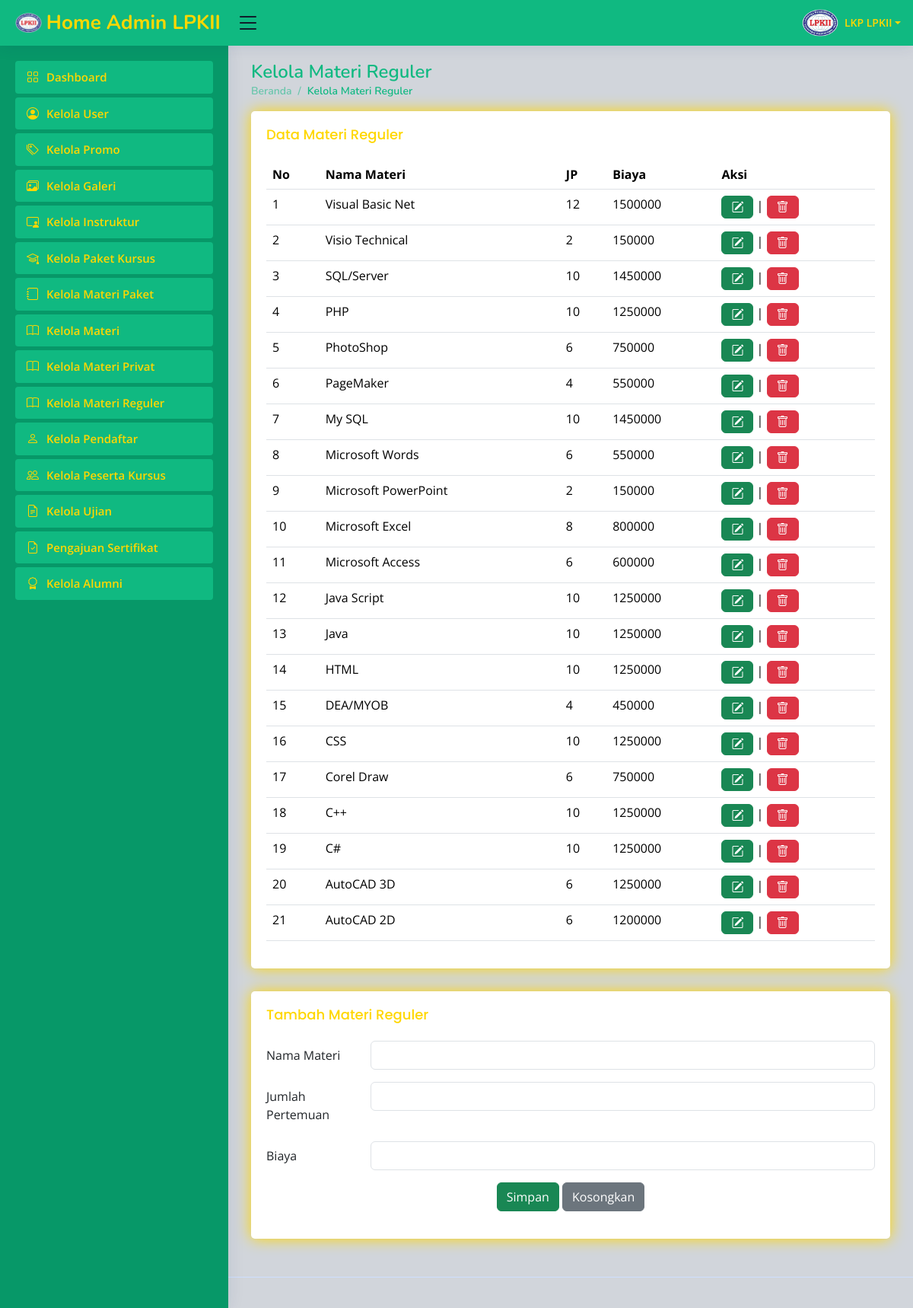
The page /dashboard.php?url=kelola_materi_reguler.php (signed in) on the database its author committed.
### tables this page shows
CREATE TABLE `daftar_materi_reguler` (
  `id_daftar_materi_reguler` int(11) NOT NULL,
  `nama_materi` varchar(50) NOT NULL,
  `durasi` int(11) NOT NULL,
  `harga` varchar(20) NOT NULL
);

### kelola_materi_reguler.php (the view, shortened to what this page needs)
<?php
include 'koneksi.php';
$result = mysqli_query($koneksi, "SELECT * FROM daftar_materi_reguler ORDER BY nama_materi DESC");
?>
<div class="pagetitle">
    <h1>Kelola Materi Reguler</h1>
    <nav>
        <ol class="breadcrumb">
            <li class="breadcrumb-item"><a href="dashboard.php">Beranda</a></li>
            <li class="breadcrumb-item active">Kelola Materi Reguler</li>
        </ol>
    </nav>
</div>
<div class="card">
    <div class="card-body">
        <h5 class="card-title">Data Materi Reguler</h5>
        <table class="table datatable">
            <thead>
                <tr>
                    <th>No</th>
                    <th>Nama Materi</th>
                    <th>JP</th>
                    <th>Biaya</th>
                    <th>Aksi</th>
                </tr>
            </thead>
            <tbody>
                <?php
                $no = 0;
                while ($data = mysqli_fetch_assoc($result)) {
                    $no++;
                ?>
                    <tr>
                        <td><?= $no; ?></td>
                        <td><?= $data['nama_materi']; ?></td>
                        <td><?= $data['durasi']; ?></td>
                        <td><?= $data['harga']; ?></td>
                        <td>
                            <a href="?url=edit_materi_reguler&id_daftar_materi_reguler=<?= $data['id_daftar_materi_reguler']; ?> " class="btn btn-success"><i class="bi bi-pencil-square"></i></a> |
                            <a href="?url=hapus_materi_reguler&id_daftar_materi_reguler=<?= $data['id_daftar_materi_reguler']; ?> "
                                class="btn btn-danger" onclick="confirmDelete(this)">
                                <i class="bi bi-trash"></i>
                            </a>
                        </td>
                    </tr>
                <?php } ?>
            </tbody>
        </table>
    </div>
</div>
<div class="card">
    <div class="card-body overflow-x-scroll overflow-y-scroll">
        <h5 class="card-title">Tambah Materi Reguler</h5>
        <form method="post" action="tambah_materi_reguler.php">
            <div class="row mb-3">
                <label for="inputEmail3" class="col-sm-2 col-form-label">Nama Materi</label>
                <div class="col-sm-10">
                    <input type="text" class="form-control" id="inputEmail" name="nama_materi">
                </div>
            </div>
            <div class="row mb-3">
                <label for="inputEmail3" class="col-sm-2 col-form-label">Jumlah<br>Pertemuan</label>
                <div class="col-sm-10">
                    <input type="text" class="form-control" id="inputEmail" name="durasi">
                </div>
            </div>
            <div class="row mb-3">
                <label for="inputEmail3" class="col-sm-2 col-form-label">Biaya</label>
                <div class="col-sm-10">
                    <input type="text" class="form-control" id="inputEmail" name="harga">
                </div>
            </div>
            <div class="text-center">
                <button type="submit" class="btn btn-success">Simpan</button>
                <button type="reset" class="btn btn-secondary">Kosongkan</button>
            </div>
        </form>
    </div>
</div>

### assets/css/main2.css (style rules this page uses)
:root { scroll-behavior: smooth; }
body { font-family: "Open Sans", sans-serif; background: #D1D5DB; color: #111827; }
a { color: #FFD700; text-decoration: none; }
h1, h2, h3, h4, h5, h6 { font-family: "Nunito", sans-serif; }
.pagetitle { margin-bottom: 10px; }
.pagetitle h1 { font-size: 24px; margin-bottom: 0; font-weight: 600; color: #10B981; }
.card { margin-bottom: 30px; border: none; border-radius: 5px; box-shadow: 0px 0 20px #FFD700; }
.card-title { padding: 20px 0 15px 0; font-size: 18px; font-weight: 500; color: #FFD700; font-family: "Poppins", sans-serif; }
.card-body { padding: 0 20px 20px 20px; }
.breadcrumb { font-size: 14px; font-family: "Nunito", sans-serif; color: #10b9818c; font-weight: 600; }
.breadcrumb a { color: #10b9818c; transition: 0.3s; }
.breadcrumb .breadcrumb-item::before { color: #10b9818c; }
.breadcrumb .active { color: #10b981; font-weight: 600; }

### rows shown on the page
daftar_materi_reguler: nama_materi "Visual Basic Net", durasi "12", harga "1500000"
daftar_materi_reguler: nama_materi "Visio Technical", durasi "2", harga "150000"
daftar_materi_reguler: nama_materi "SQL/Server", durasi "10", harga "1450000"
daftar_materi_reguler: nama_materi "PHP", durasi "10", harga "1250000"
daftar_materi_reguler: nama_materi "PhotoShop", durasi "6", harga "750000"
daftar_materi_reguler: nama_materi "PageMaker", durasi "4", harga "550000"
daftar_materi_reguler: nama_materi "My SQL", durasi "10", harga "1450000"
daftar_materi_reguler: nama_materi "Microsoft Words", durasi "6", harga "550000"
daftar_materi_reguler: nama_materi "Microsoft PowerPoint", durasi "2", harga "150000"
daftar_materi_reguler: nama_materi "Microsoft Excel", durasi "8", harga "800000"
daftar_materi_reguler: nama_materi "Microsoft Access", durasi "6", harga "600000"
daftar_materi_reguler: nama_materi "Java Script", durasi "10", harga "1250000"
daftar_materi_reguler: nama_materi "Java", durasi "10", harga "1250000"
daftar_materi_reguler: nama_materi "HTML", durasi "10", harga "1250000"
daftar_materi_reguler: nama_materi "DEA/MYOB", durasi "4", harga "450000"
daftar_materi_reguler: nama_materi "CSS", durasi "10", harga "1250000"
daftar_materi_reguler: nama_materi "Corel Draw", durasi "6", harga "750000"
daftar_materi_reguler: nama_materi "C++", durasi "10", harga "1250000"
daftar_materi_reguler: nama_materi "C#", durasi "10", harga "1250000"
daftar_materi_reguler: nama_materi "AutoCAD 3D", durasi "6", harga "1250000"
daftar_materi_reguler: nama_materi "AutoCAD 2D", durasi "6", harga "1200000"

### other values the page prints
$_SESSION['nama'] "LKP LPKII"
